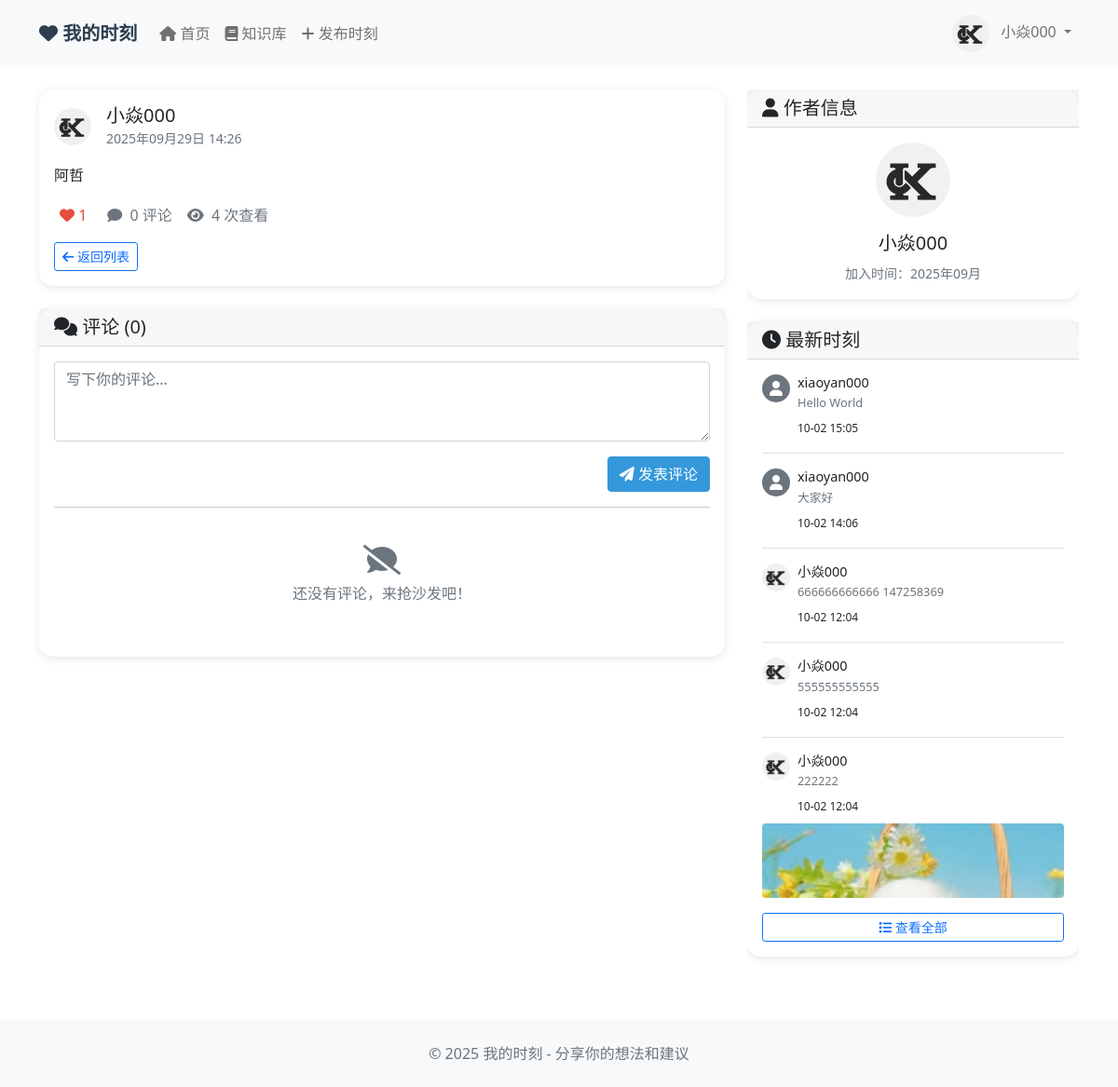
Page /moments/moment/5/ (signed in) on the earlier database version.
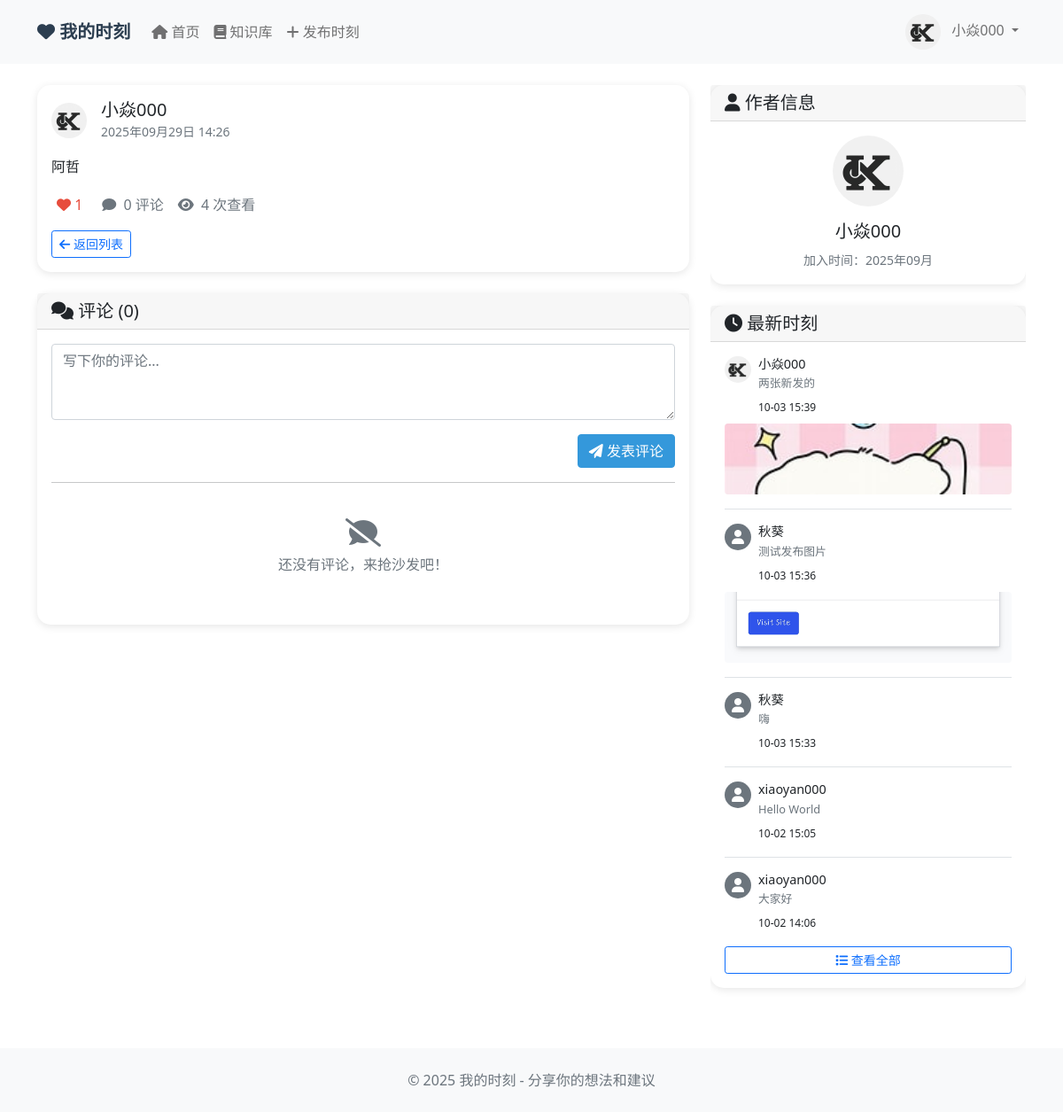
Same page on the later database version.
### moments/models.py (models this page shows, shortened)
class Moment(models.Model):
    author = models.ForeignKey(User, on_delete=models.CASCADE, related_name='moments', verbose_name='作者')
    content = models.TextField(max_length=1000, verbose_name='内容')
    created_at = models.DateTimeField(auto_now_add=True, verbose_name='创建时间')
    updated_at = models.DateTimeField(auto_now=True, verbose_name='更新时间')
    likes_count = models.PositiveIntegerField(default=0, verbose_name='点赞数')
    comments_count = models.PositiveIntegerField(default=0, verbose_name='评论数')
    is_public = models.BooleanField(default=True, verbose_name='是否公开')
    views = models.PositiveIntegerField(default=0)
    def liked_users(self):
        return User.objects.filter(id__in=self.likes.values('user_id'))

class UserProfile(models.Model):
    user = models.OneToOneField(User, on_delete=models.CASCADE, related_name='profile')
    nickname = models.CharField(max_length=50, blank=True, verbose_name='昵称')
    avatar = models.ImageField(upload_to='avatars/', blank=True, null=True, verbose_name='头像')
    bio = models.TextField(max_length=500, blank=True, verbose_name='个人简介')
    created_at = models.DateTimeField(auto_now_add=True, verbose_name='创建时间')
    class Meta:
        verbose_name = '用户资料'
        verbose_name_plural = '用户资料'

class MomentImage(models.Model):
    moment = models.ForeignKey("Moment", on_delete=models.CASCADE, related_name="images")
    image = models.ImageField(upload_to="moment_images/")
    created_at = models.DateTimeField(auto_now_add=True)

### moments/views.py (the view)
# urls.py: path('moment/<int:moment_id>/', views.moment_detail, name='moment_detail'),
@login_required
def moment_detail(request, moment_id):
    try:
        moment = Moment.objects.get(id=moment_id)
        comments = MomentComment.objects.filter(moment=moment).order_by('-created_at')
        latest_moments = Moment.objects.exclude(id=moment.id).order_by('-created_at')[:5]
        moment.views += 1
        moment.save()
        context = {
            'moment': moment,
            'comments': comments,
            'latest_moments': latest_moments,
        }
        return render(request, 'moments/moment_detail.html', context)
    except Moment.DoesNotExist:
        return render(request, 'moments/moment_not_found.html', status=404)
    except Exception as e:
        return render(request, 'moments/moment_not_found.html', status=404)

### moments/templates/moments/moment_detail.html (shortened to what the changed rows need)
{% extends 'moments/base.html' %}
{% block content %}
<div class="row">
    <div class="col-lg-4">
        <div class="sticky-sidebar" style="position: sticky; top: 80px;">
            <div class="card moment-card">
                <div class="card-body">
                    {% if latest_moments %}
                        <div class="latest-moments-list">
                            {% for latest_moment in latest_moments %}
                                <div class="latest-moment-item mb-3 pb-3 border-bottom {% if forloop.last %}last:border-0 last:mb-0 last:pb-0{% endif %}">
                                    <a href="{% url 'moments:moment_detail' latest_moment.id %}" class="text-decoration-none text-dark">
                                        <div class="d-flex align-items-start">
                                            {% if latest_moment.author.profile.avatar %}
                                                <img src="{{ latest_moment.author.profile.avatar.url }}" class="avatar-small me-2">
                                            {% else %}
                                                <div class="avatar-small bg-secondary text-white d-flex align-items-center justify-content-center me-2">
                                                    <i class="fas fa-user"></i>
                                                </div>
                                            {% endif %}
                                            <div class="flex-grow-1">
                                                <h6 class="mb-1" style="font-size: 0.9rem;">{{ latest_moment.author.profile.nickname|default:latest_moment.author.username }}</h6>
                                                <p class="text-muted mb-1" style="font-size: 0.8rem;">{{ latest_moment.content|truncatechars:50 }}</p>
                                                <small class="text-gray-400" style="font-size: 0.75rem;">{{ latest_moment.created_at|date:"m-d H:i" }}</small>
                                            </div>
                                        </div>
                                        {% if latest_moment.images.exists %}
                                            <div class="mt-2">
                                                <img src="{{ latest_moment.images.first.image.url }}" alt="时刻图片" style="width: 100%; height: 80px; object-fit: cover; border-radius: 4px;">
                                            </div>
                                        {% endif %}
                                    </a>
                                </div>
                            {% endfor %}
                        </div>
                    {% else %}
                        <p class="text-muted">暂无最新时刻</p>
                    {% endif %}
                </div>
            </div>
        </div>
    </div>
</div>
{% endblock %}

Differences in the rows shown:
no longer on this page (row unchanged): Moment: author.profile.avatar (picture), author.profile.nickname "小焱000", content "666666666666 147258369", created_at "10-02 12:04"
no longer on this page (row unchanged): Moment: author.profile.avatar (picture), author.profile.nickname "小焱000", content "555555555555", created_at "10-02 12:04"
no longer on this page (row edited): Moment: author.profile.avatar (picture), author.profile.nickname "小焱000", content "222222", created_at "10-02 12:04", images.first.image (picture)
added Moment: author.profile.avatar (picture), author.profile.nickname "小焱000", content "两张新发的", created_at "10-03 15:39", images.first.image (picture)
added Moment: author.profile.nickname "秋葵", content "测试发布图片", created_at "10-03 15:36", images.first.image (picture)
added Moment: author.profile.nickname "秋葵", content "嗨", created_at "10-03 15:33"
